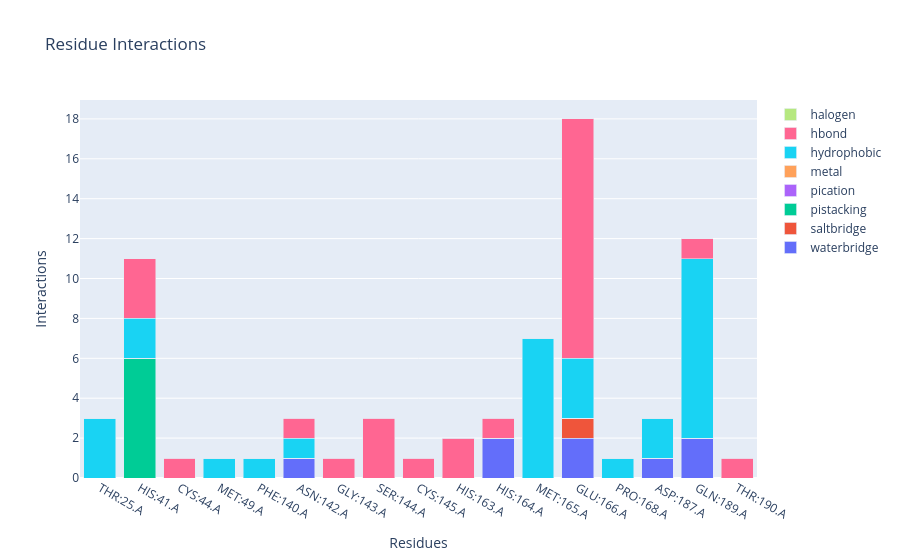

Here is the notebook cell this chart was saved with:
### Code cell
fingerprint_barplot(fp)

### Figure 1 — Plotly figure (JSON) as saved in the notebook; plotly's stock layout.template omitted (floating-point values rounded to 4 significant figures)
{"data": [{"name": "waterbridge", "type": "bar", "x": ["THR:25.A", "HIS:41.A", "CYS:44.A", "MET:49.A", "PHE:140.A", "ASN:142.A", "GLY:143.A", "SER:144.A", "CYS:145.A", "HIS:163.A", "HIS:164.A", "MET:165.A", "GLU:166.A", "PRO:168.A", "ASP:187.A", "GLN:189.A", "THR:190.A"], "y": [0, 0, 0, 0, 0, 1, 0, 0, 0, 0, 2, 0, 2, 0, 1, 2, 0]}, {"name": "saltbridge", "type": "bar", "x": ["THR:25.A", "HIS:41.A", "CYS:44.A", "MET:49.A", "PHE:140.A", "ASN:142.A", "GLY:143.A", "SER:144.A", "CYS:145.A", "HIS:163.A", "HIS:164.A", "MET:165.A", "GLU:166.A", "PRO:168.A", "ASP:187.A", "GLN:189.A", "THR:190.A"], "y": [0, 0, 0, 0, 0, 0, 0, 0, 0, 0, 0, 0, 1, 0, 0, 0, 0]}, {"name": "pistacking", "type": "bar", "x": ["THR:25.A", "HIS:41.A", "CYS:44.A", "MET:49.A", "PHE:140.A", "ASN:142.A", "GLY:143.A", "SER:144.A", "CYS:145.A", "HIS:163.A", "HIS:164.A", "MET:165.A", "GLU:166.A", "PRO:168.A", "ASP:187.A", "GLN:189.A", "THR:190.A"], "y": [0, 6, 0, 0, 0, 0, 0, 0, 0, 0, 0, 0, 0, 0, 0, 0, 0]}, {"name": "pication", "type": "bar", "x": ["THR:25.A", "HIS:41.A", "CYS:44.A", "MET:49.A", "PHE:140.A", "ASN:142.A", "GLY:143.A", "SER:144.A", "CYS:145.A", "HIS:163.A", "HIS:164.A", "MET:165.A", "GLU:166.A", "PRO:168.A", "ASP:187.A", "GLN:189.A", "THR:190.A"], "y": [0, 0, 0, 0, 0, 0, 0, 0, 0, 0, 0, 0, 0, 0, 0, 0, 0]}, {"name": "metal", "type": "bar", "x": ["THR:25.A", "HIS:41.A", "CYS:44.A", "MET:49.A", "PHE:140.A", "ASN:142.A", "GLY:143.A", "SER:144.A", "CYS:145.A", "HIS:163.A", "HIS:164.A", "MET:165.A", "GLU:166.A", "PRO:168.A", "ASP:187.A", "GLN:189.A", "THR:190.A"], "y": [0, 0, 0, 0, 0, 0, 0, 0, 0, 0, 0, 0, 0, 0, 0, 0, 0]}, {"name": "hydrophobic", "type": "bar", "x": ["THR:25.A", "HIS:41.A", "CYS:44.A", "MET:49.A", "PHE:140.A", "ASN:142.A", "GLY:143.A", "SER:144.A", "CYS:145.A", "HIS:163.A", "HIS:164.A", "MET:165.A", "GLU:166.A", "PRO:168.A", "ASP:187.A", "GLN:189.A", "THR:190.A"], "y": [3, 2, 0, 1, 1, 1, 0, 0, 0, 0, 0, 7, 3, 1, 2, 9, 0]}, {"name": "hbond", "type": "bar", "x": ["THR:25.A", "HIS:41.A", "CYS:44.A", "MET:49.A", "PHE:140.A", "ASN:142.A", "GLY:143.A", "SER:144.A", "CYS:145.A", "HIS:163.A", "HIS:164.A", "MET:165.A", "GLU:166.A", "PRO:168.A", "ASP:187.A", "GLN:189.A", "THR:190.A"], "y": [0, 3, 1, 0, 0, 1, 1, 3, 1, 2, 1, 0, 12, 0, 0, 1, 1]}, {"name": "halogen", "type": "bar", "x": ["THR:25.A", "HIS:41.A", "CYS:44.A", "MET:49.A", "PHE:140.A", "ASN:142.A", "GLY:143.A", "SER:144.A", "CYS:145.A", "HIS:163.A", "HIS:164.A", "MET:165.A", "GLU:166.A", "PRO:168.A", "ASP:187.A", "GLN:189.A", "THR:190.A"], "y": [0, 0, 0, 0, 0, 0, 0, 0, 0, 0, 0, 0, 0, 0, 0, 0, 0]}], "layout": {"autosize": true, "barmode": "stack", "title": {"text": "Residue Interactions"}, "xaxis": {"autorange": true, "range": [-0.5, 16.5], "title": {"text": "Residues"}, "type": "category"}, "yaxis": {"autorange": true, "range": [0, 18.95], "title": {"text": "Interactions"}, "type": "linear"}}}
